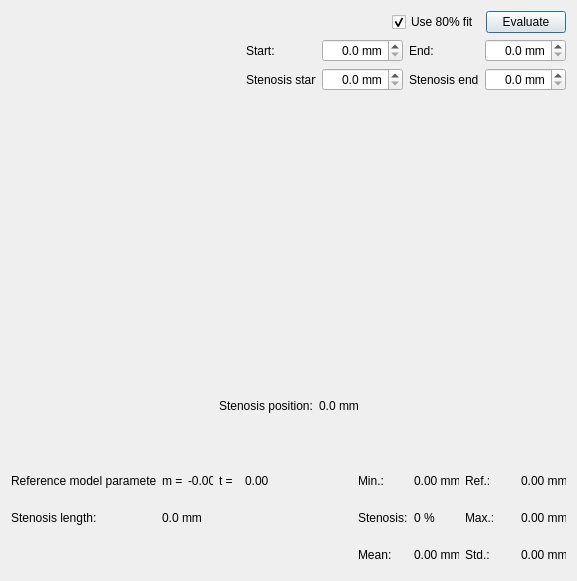
<?xml version="1.0" encoding="UTF-8"?>
<ui version="4.0">
 <class>StenosisDialog</class>
 <widget class="QDialog" name="StenosisDialog">
  <property name="geometry">
   <rect>
    <x>0</x>
    <y>0</y>
    <width>577</width>
    <height>581</height>
   </rect>
  </property>
  <property name="windowTitle">
   <string>Stenosis Evaluation</string>
  </property>
  <layout class="QVBoxLayout" name="verticalLayout">
   <item>
    <layout class="QHBoxLayout" name="horizontalLayout">
     <item>
      <spacer name="horizontalSpacer">
       <property name="orientation">
        <enum>Qt::Horizontal</enum>
       </property>
       <property name="sizeHint" stdset="0">
        <size>
         <width>40</width>
         <height>20</height>
        </size>
       </property>
      </spacer>
     </item>
     <item>
      <widget class="QCheckBox" name="cb_80fit">
       <property name="text">
        <string>Use 80% fit</string>
       </property>
       <property name="checked">
        <bool>true</bool>
       </property>
      </widget>
     </item>
     <item>
      <widget class="QPushButton" name="b_evaluate">
       <property name="text">
        <string>Evaluate</string>
       </property>
      </widget>
     </item>
    </layout>
   </item>
   <item>
    <layout class="QHBoxLayout" name="horizontalLayout_6">
     <item>
      <spacer name="horizontalSpacer_5">
       <property name="orientation">
        <enum>Qt::Horizontal</enum>
       </property>
       <property name="sizeHint" stdset="0">
        <size>
         <width>40</width>
         <height>20</height>
        </size>
       </property>
      </spacer>
     </item>
     <item>
      <widget class="QLabel" name="label_13">
       <property name="minimumSize">
        <size>
         <width>70</width>
         <height>0</height>
        </size>
       </property>
       <property name="maximumSize">
        <size>
         <width>70</width>
         <height>16777215</height>
        </size>
       </property>
       <property name="text">
        <string>Start:</string>
       </property>
      </widget>
     </item>
     <item>
      <widget class="QDoubleSpinBox" name="sb_start">
       <property name="alignment">
        <set>Qt::AlignRight|Qt::AlignTrailing|Qt::AlignVCenter</set>
       </property>
       <property name="suffix">
        <string> mm</string>
       </property>
       <property name="decimals">
        <number>1</number>
       </property>
       <property name="singleStep">
        <double>0.100000000000000</double>
       </property>
      </widget>
     </item>
     <item>
      <widget class="QLabel" name="label_14">
       <property name="minimumSize">
        <size>
         <width>70</width>
         <height>0</height>
        </size>
       </property>
       <property name="maximumSize">
        <size>
         <width>70</width>
         <height>16777215</height>
        </size>
       </property>
       <property name="text">
        <string>End:</string>
       </property>
      </widget>
     </item>
     <item>
      <widget class="QDoubleSpinBox" name="sb_end">
       <property name="alignment">
        <set>Qt::AlignRight|Qt::AlignTrailing|Qt::AlignVCenter</set>
       </property>
       <property name="suffix">
        <string> mm</string>
       </property>
       <property name="decimals">
        <number>1</number>
       </property>
       <property name="singleStep">
        <double>0.100000000000000</double>
       </property>
      </widget>
     </item>
    </layout>
   </item>
   <item>
    <layout class="QHBoxLayout" name="horizontalLayout_7">
     <item>
      <spacer name="horizontalSpacer_6">
       <property name="orientation">
        <enum>Qt::Horizontal</enum>
       </property>
       <property name="sizeHint" stdset="0">
        <size>
         <width>40</width>
         <height>20</height>
        </size>
       </property>
      </spacer>
     </item>
     <item>
      <widget class="QLabel" name="label_16">
       <property name="minimumSize">
        <size>
         <width>70</width>
         <height>0</height>
        </size>
       </property>
       <property name="maximumSize">
        <size>
         <width>70</width>
         <height>16777215</height>
        </size>
       </property>
       <property name="text">
        <string>Stenosis start:</string>
       </property>
      </widget>
     </item>
     <item>
      <widget class="QDoubleSpinBox" name="sb_stenosisStart">
       <property name="alignment">
        <set>Qt::AlignRight|Qt::AlignTrailing|Qt::AlignVCenter</set>
       </property>
       <property name="suffix">
        <string> mm</string>
       </property>
       <property name="decimals">
        <number>1</number>
       </property>
       <property name="singleStep">
        <double>0.100000000000000</double>
       </property>
      </widget>
     </item>
     <item>
      <widget class="QLabel" name="label_15">
       <property name="minimumSize">
        <size>
         <width>70</width>
         <height>0</height>
        </size>
       </property>
       <property name="maximumSize">
        <size>
         <width>70</width>
         <height>16777215</height>
        </size>
       </property>
       <property name="text">
        <string>Stenosis end:</string>
       </property>
      </widget>
     </item>
     <item>
      <widget class="QDoubleSpinBox" name="sb_stenosisEnd">
       <property name="alignment">
        <set>Qt::AlignRight|Qt::AlignTrailing|Qt::AlignVCenter</set>
       </property>
       <property name="suffix">
        <string> mm</string>
       </property>
       <property name="decimals">
        <number>1</number>
       </property>
       <property name="singleStep">
        <double>0.100000000000000</double>
       </property>
      </widget>
     </item>
    </layout>
   </item>
   <item>
    <widget class="SharpnessPlot" name="plot" native="true">
     <property name="minimumSize">
      <size>
       <width>250</width>
       <height>250</height>
      </size>
     </property>
     <property name="baseSize">
      <size>
       <width>500</width>
       <height>250</height>
      </size>
     </property>
    </widget>
   </item>
   <item>
    <layout class="QHBoxLayout" name="horizontalLayout_8">
     <item>
      <spacer name="horizontalSpacer_7">
       <property name="orientation">
        <enum>Qt::Horizontal</enum>
       </property>
       <property name="sizeHint" stdset="0">
        <size>
         <width>40</width>
         <height>20</height>
        </size>
       </property>
      </spacer>
     </item>
     <item>
      <widget class="QLabel" name="label_17">
       <property name="text">
        <string>Stenosis position:</string>
       </property>
      </widget>
     </item>
     <item>
      <widget class="QLabel" name="l_stenosisPos">
       <property name="minimumSize">
        <size>
         <width>0</width>
         <height>0</height>
        </size>
       </property>
       <property name="maximumSize">
        <size>
         <width>16777215</width>
         <height>16777215</height>
        </size>
       </property>
       <property name="text">
        <string>0.0 mm</string>
       </property>
      </widget>
     </item>
     <item>
      <spacer name="horizontalSpacer_8">
       <property name="orientation">
        <enum>Qt::Horizontal</enum>
       </property>
       <property name="sizeHint" stdset="0">
        <size>
         <width>40</width>
         <height>20</height>
        </size>
       </property>
      </spacer>
     </item>
    </layout>
   </item>
   <item>
    <layout class="QVBoxLayout" name="verticalLayout_2">
     <item>
      <layout class="QHBoxLayout" name="horizontalLayout_2">
       <item>
        <widget class="QLabel" name="label">
         <property name="minimumSize">
          <size>
           <width>145</width>
           <height>0</height>
          </size>
         </property>
         <property name="maximumSize">
          <size>
           <width>145</width>
           <height>16777215</height>
          </size>
         </property>
         <property name="text">
          <string>Reference model parameters:</string>
         </property>
        </widget>
       </item>
       <item>
        <widget class="QLabel" name="label_4">
         <property name="minimumSize">
          <size>
           <width>20</width>
           <height>0</height>
          </size>
         </property>
         <property name="maximumSize">
          <size>
           <width>20</width>
           <height>16777215</height>
          </size>
         </property>
         <property name="text">
          <string>m =</string>
         </property>
        </widget>
       </item>
       <item>
        <widget class="QLabel" name="l_ref_m">
         <property name="minimumSize">
          <size>
           <width>25</width>
           <height>0</height>
          </size>
         </property>
         <property name="maximumSize">
          <size>
           <width>25</width>
           <height>16777215</height>
          </size>
         </property>
         <property name="text">
          <string>-0.00</string>
         </property>
        </widget>
       </item>
       <item>
        <widget class="QLabel" name="label_7">
         <property name="minimumSize">
          <size>
           <width>20</width>
           <height>0</height>
          </size>
         </property>
         <property name="maximumSize">
          <size>
           <width>20</width>
           <height>16777215</height>
          </size>
         </property>
         <property name="text">
          <string>t =</string>
         </property>
        </widget>
       </item>
       <item>
        <widget class="QLabel" name="l_ref_t">
         <property name="minimumSize">
          <size>
           <width>25</width>
           <height>0</height>
          </size>
         </property>
         <property name="maximumSize">
          <size>
           <width>25</width>
           <height>16777215</height>
          </size>
         </property>
         <property name="text">
          <string>0.00</string>
         </property>
        </widget>
       </item>
       <item>
        <spacer name="horizontalSpacer_2">
         <property name="orientation">
          <enum>Qt::Horizontal</enum>
         </property>
         <property name="sizeHint" stdset="0">
          <size>
           <width>40</width>
           <height>20</height>
          </size>
         </property>
        </spacer>
       </item>
       <item>
        <widget class="QLabel" name="label_2">
         <property name="minimumSize">
          <size>
           <width>50</width>
           <height>0</height>
          </size>
         </property>
         <property name="maximumSize">
          <size>
           <width>50</width>
           <height>16777215</height>
          </size>
         </property>
         <property name="text">
          <string>Min.:</string>
         </property>
        </widget>
       </item>
       <item>
        <widget class="QLabel" name="l_min">
         <property name="minimumSize">
          <size>
           <width>45</width>
           <height>0</height>
          </size>
         </property>
         <property name="maximumSize">
          <size>
           <width>45</width>
           <height>16777215</height>
          </size>
         </property>
         <property name="text">
          <string>0.00 mm</string>
         </property>
        </widget>
       </item>
       <item>
        <widget class="QLabel" name="label_3">
         <property name="minimumSize">
          <size>
           <width>50</width>
           <height>0</height>
          </size>
         </property>
         <property name="maximumSize">
          <size>
           <width>50</width>
           <height>16777215</height>
          </size>
         </property>
         <property name="text">
          <string>Ref.:</string>
         </property>
        </widget>
       </item>
       <item>
        <widget class="QLabel" name="l_ref">
         <property name="minimumSize">
          <size>
           <width>45</width>
           <height>0</height>
          </size>
         </property>
         <property name="maximumSize">
          <size>
           <width>45</width>
           <height>16777215</height>
          </size>
         </property>
         <property name="text">
          <string>0.00 mm</string>
         </property>
        </widget>
       </item>
      </layout>
     </item>
     <item>
      <layout class="QHBoxLayout" name="horizontalLayout_5">
       <item>
        <widget class="QLabel" name="label_5">
         <property name="minimumSize">
          <size>
           <width>145</width>
           <height>0</height>
          </size>
         </property>
         <property name="maximumSize">
          <size>
           <width>145</width>
           <height>16777215</height>
          </size>
         </property>
         <property name="text">
          <string>Stenosis length:</string>
         </property>
        </widget>
       </item>
       <item>
        <widget class="QLabel" name="l_stenosisLength">
         <property name="minimumSize">
          <size>
           <width>45</width>
           <height>0</height>
          </size>
         </property>
         <property name="maximumSize">
          <size>
           <width>45</width>
           <height>16777215</height>
          </size>
         </property>
         <property name="text">
          <string>0.0 mm</string>
         </property>
        </widget>
       </item>
       <item>
        <spacer name="horizontalSpacer_4">
         <property name="orientation">
          <enum>Qt::Horizontal</enum>
         </property>
         <property name="sizeHint" stdset="0">
          <size>
           <width>40</width>
           <height>20</height>
          </size>
         </property>
        </spacer>
       </item>
       <item>
        <widget class="QLabel" name="label_10">
         <property name="minimumSize">
          <size>
           <width>50</width>
           <height>0</height>
          </size>
         </property>
         <property name="maximumSize">
          <size>
           <width>50</width>
           <height>16777215</height>
          </size>
         </property>
         <property name="text">
          <string>Stenosis:</string>
         </property>
        </widget>
       </item>
       <item>
        <widget class="QLabel" name="l_stenosisDegree">
         <property name="minimumSize">
          <size>
           <width>45</width>
           <height>0</height>
          </size>
         </property>
         <property name="maximumSize">
          <size>
           <width>45</width>
           <height>16777215</height>
          </size>
         </property>
         <property name="text">
          <string>0 %</string>
         </property>
        </widget>
       </item>
       <item>
        <widget class="QLabel" name="label_12">
         <property name="minimumSize">
          <size>
           <width>50</width>
           <height>0</height>
          </size>
         </property>
         <property name="maximumSize">
          <size>
           <width>50</width>
           <height>16777215</height>
          </size>
         </property>
         <property name="text">
          <string>Max.:</string>
         </property>
        </widget>
       </item>
       <item>
        <widget class="QLabel" name="l_max">
         <property name="minimumSize">
          <size>
           <width>45</width>
           <height>0</height>
          </size>
         </property>
         <property name="maximumSize">
          <size>
           <width>45</width>
           <height>16777215</height>
          </size>
         </property>
         <property name="text">
          <string>0.00 mm</string>
         </property>
        </widget>
       </item>
      </layout>
     </item>
     <item>
      <layout class="QHBoxLayout" name="horizontalLayout_4">
       <item>
        <spacer name="horizontalSpacer_3">
         <property name="orientation">
          <enum>Qt::Horizontal</enum>
         </property>
         <property name="sizeHint" stdset="0">
          <size>
           <width>40</width>
           <height>20</height>
          </size>
         </property>
        </spacer>
       </item>
       <item>
        <widget class="QLabel" name="label_8">
         <property name="minimumSize">
          <size>
           <width>50</width>
           <height>0</height>
          </size>
         </property>
         <property name="maximumSize">
          <size>
           <width>50</width>
           <height>16777215</height>
          </size>
         </property>
         <property name="text">
          <string>Mean:</string>
         </property>
        </widget>
       </item>
       <item>
        <widget class="QLabel" name="l_mean">
         <property name="minimumSize">
          <size>
           <width>45</width>
           <height>0</height>
          </size>
         </property>
         <property name="maximumSize">
          <size>
           <width>45</width>
           <height>16777215</height>
          </size>
         </property>
         <property name="text">
          <string>0.00 mm</string>
         </property>
        </widget>
       </item>
       <item>
        <widget class="QLabel" name="label_6">
         <property name="minimumSize">
          <size>
           <width>50</width>
           <height>0</height>
          </size>
         </property>
         <property name="maximumSize">
          <size>
           <width>50</width>
           <height>16777215</height>
          </size>
         </property>
         <property name="text">
          <string>Std.:</string>
         </property>
        </widget>
       </item>
       <item>
        <widget class="QLabel" name="l_std">
         <property name="minimumSize">
          <size>
           <width>45</width>
           <height>0</height>
          </size>
         </property>
         <property name="maximumSize">
          <size>
           <width>45</width>
           <height>16777215</height>
          </size>
         </property>
         <property name="text">
          <string>0.00 mm</string>
         </property>
        </widget>
       </item>
      </layout>
     </item>
    </layout>
   </item>
  </layout>
 </widget>
 <customwidgets>
  <customwidget>
   <class>SharpnessPlot</class>
   <extends>QWidget</extends>
   <header>sharpnessplot.h</header>
   <container>1</container>
  </customwidget>
 </customwidgets>
 <resources/>
 <connections/>
</ui>
